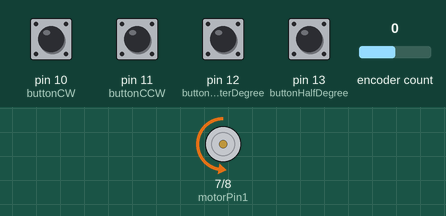
Simulated run of this program. Board: Arduino Uno, built with avr-gcc and run on an emulated ATmega328P. Shown: motor-driver pin pairs drawn as motors (green arrow = first pin HIGH = forward, orange = second pin HIGH = backward, longer = more drive, scaled by the enable pin). The test bench sets the inputs (shaded band); at power-on: pin 10 (buttonCW), pin 11 (buttonCCW), pin 12 (buttonQuarterDegree), pin 13 (buttonHalfDegree) LOW, encoder count 0. What the program prints to the serial monitor is not drawn.

Above: at 1.2 s.
1.3 s: pin 11 (buttonCCW) pulled HIGH for 0.15 s
At 2.3 s:
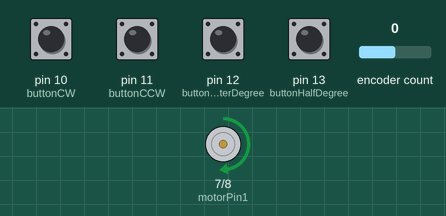
2.9 s: encoder count set to -1
At 3.7 s:
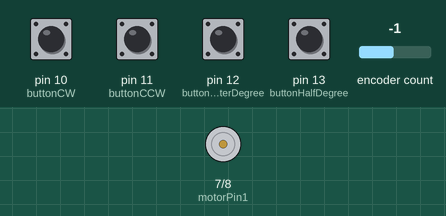
4.5 s: pin 10 (buttonCW) pulled HIGH for 0.15 s
At 5.8 s:
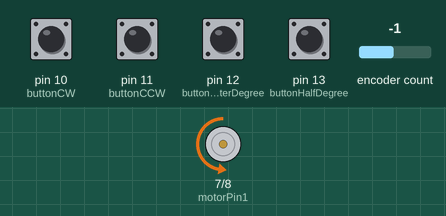
8.6 s: pin 11 (buttonCCW) pulled HIGH for 1 s
At 10.6 s:
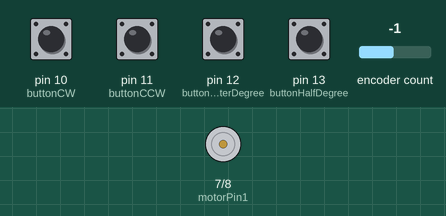
11.1 s: pin 10 (buttonCW) pulled HIGH for 1 s
At 12.6 s:
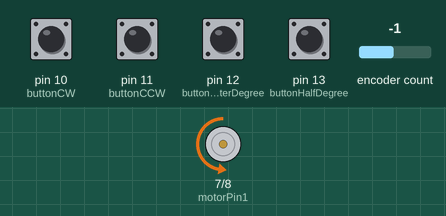
Timing chart, 0 to 14.1 s (numbered marks = the images above; inputs shaded):
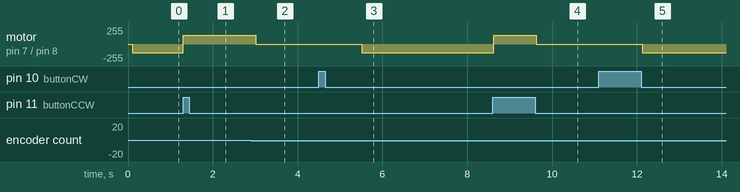

The program:

main.cpp
```cpp
#include <Arduino.h>
#include <Encoder.h>
#define buttonCW 10
#define buttonCCW 11
#define buttonQuarterDegree 12
#define buttonHalfDegree 13

const int Enable = 9; // L298N ENA
const int motorPin1 = 7;   // L298N IN1
const int motorPin2 = 8;   // L298N IN2
const int encoderPinA = 3; // Encoder Channel A
const int encoderPinB = 2; // Encoder Channel B

Encoder myEnc(encoderPinA, encoderPinB);

long previousMillis = 0;
long currentMillis = 0;

volatile long currentEnc = 0;
volatile long previousEnc = 0;
volatile long prevPos = 0;
volatile long currentPos = 0;
volatile long rnEnc = 0;
int desiredEncoder;

int rot = 0;
float oldRotSpeed = 0;
  int lastStateA;
int currentStateA;
int encoderValue = 0;
 int motorSpeed = 0;
bool CW = true;

void setup() {
  pinMode(motorPin1, OUTPUT);
  pinMode(motorPin2, OUTPUT);
  pinMode(encoderPinA, INPUT_PULLUP);
  pinMode(encoderPinB, INPUT_PULLUP);
  pinMode(buttonCW, INPUT);
  pinMode(buttonCCW, INPUT);
  pinMode(buttonHalfDegree, INPUT);
  pinMode(buttonQuarterDegree, INPUT);
  lastStateA = digitalRead(encoderPinA);
  Serial.begin(9600);
  Serial.print("Please press the button");
  // digitalWrite(motorPin1, LOW);
  // digitalWrite(motorPin2, HIGH);
}


float updateEncoder(void){
  currentEnc = myEnc.read();
  rnEnc=myEnc.read();
  const int readPerRev =3393; //encoder read per revolution

  float rotSpeed;
  const int interval = 1000;
  currentMillis = millis();

  if(currentMillis - previousMillis >= interval){
    previousMillis = currentMillis;

    rotSpeed= (float)((currentEnc - previousEnc)*60/(readPerRev));
     previousEnc = currentEnc;
    return rotSpeed;
  }
  delay (100);
}
void readEncoder(){
  currentStateA = digitalRead(encoderPinA);
  if (currentStateA != lastStateA){
    if (digitalRead(encoderPinB) != currentStateA){
      encoderValue++;
    }
    else{
      encoderValue--;
    }
  }
  lastStateA = currentStateA;

}
void changeDegree(){


  if (digitalRead(buttonQuarterDegree) == HIGH)
  {

    // desiredEncoder =currentEnc+848;
    if(CW){
      desiredEncoder =rnEnc+848;
    }
    else{
      desiredEncoder =rnEnc-848;
    }

    // if(currentEnc < desiredEncoder){
    //   motorSpeed = 128;
    // }
    Serial.print("90 deg ");
    delay(1000);
  }

  else if (digitalRead(buttonHalfDegree) == HIGH)
  {

    //  desiredEncoder = currentEnc+1697;
    if(CW){
      desiredEncoder = rnEnc+1697;
    }
    else{
      desiredEncoder =rnEnc-1697;
    }
    Serial.print("180 deg ");
    delay(1000);
  }

  else if (digitalRead(buttonCW) == HIGH)
  {

    motorSpeed = 0;
    Serial.print("CW ");
    CW = true;
    digitalWrite(motorPin1, LOW);
    digitalWrite(motorPin2, HIGH);
    delay(1000);

  }
  else if (digitalRead(buttonCCW) == HIGH)
  {

    motorSpeed = 0;
    Serial.print("CCW ");
    CW = false;
    digitalWrite(motorPin1, HIGH);
    digitalWrite(motorPin2, LOW);
    delay(1000);
  }

}

void loop() {


  analogWrite(Enable, motorSpeed);
   //initiate the valye to CW
  float newRotSpeed;
  newRotSpeed = updateEncoder();
  changeDegree();
  currentEnc=abs(currentEnc); //currentEnc always has positive value
  if(newRotSpeed != oldRotSpeed){
    Serial.print("Rotational Speed: ");
    Serial.print(newRotSpeed);
    Serial.println(" RPM");
    oldRotSpeed = newRotSpeed;
  }
  if(CW){
    if(rnEnc <= desiredEncoder){
      digitalWrite(motorPin1, LOW);
      digitalWrite(motorPin2, HIGH);
      motorSpeed = 128;
    }
    else{
      motorSpeed = 0;
    }
  }
  else if (!CW){

    if(rnEnc >= desiredEncoder){
      digitalWrite(motorPin1, HIGH);
    digitalWrite(motorPin2, LOW);
      motorSpeed = 128;
    }
    else{
      motorSpeed = 0;
    }
  }

  // Serial.print("encoder:");
  // Serial.println(rnEnc);
  // Serial.print("desiredEncoder:");
  // Serial.println(desiredEncoder);

}
```

Measured:
- after the input at 1.3 s, motor on pin 7 (motorPin1) / pin 8 (motorPin2): backward 128/255 → forward 128/255 at once
- after the input at 2.9 s, motor on pin 7 (motorPin1) / pin 8 (motorPin2): forward 128/255 → stopped after 0.11 s
- after the input at 4.5 s, motor on pin 7 (motorPin1) / pin 8 (motorPin2): stopped → backward 128/255 after 1.0 s
- after the input at 8.6 s, motor on pin 7 (motorPin1) / pin 8 (motorPin2): backward 128/255 → forward 128/255 at once, → stopped 1.0 s later
- after the input at 11.1 s, motor on pin 7 (motorPin1) / pin 8 (motorPin2): stopped → backward 128/255 after 1.0 s
